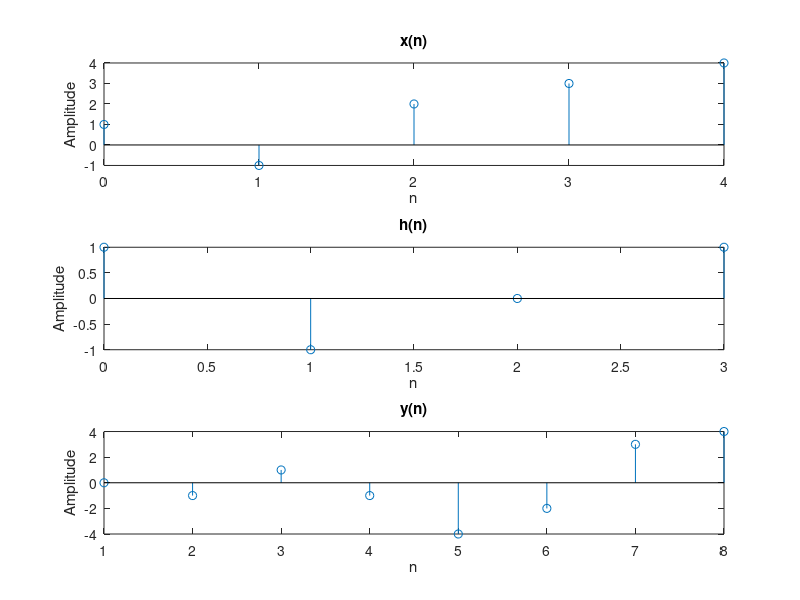

The MATLAB script that drew this image:
x= [1 -1 2 3 4 ];
h= [1 -1 0 1];

m= length(x);
n= length(h);

n1=0:1:m-1;
n2=0:1:n-1;
n3=0:1:m+n-2;

subplot(3,1,1);
stem(n1,x);
title('x(n)');
xlabel('n');
ylabel('Amplitude');

subplot(3,1,2);
stem(n2,h);
title('h(n)');
xlabel('n');
ylabel('Amplitude');

for i=1:m+n-1
    y(i)=0;
    for j=1:m
        if((i-j)>0 &&(i-j)<n)
            y(i)=y(i)+x(j)*h(i-j+1);
            subplot(3,1,3);
            stem(y);
        end;
    end;
end;

title('y(n)');
xlabel('n');
ylabel('Amplitude');